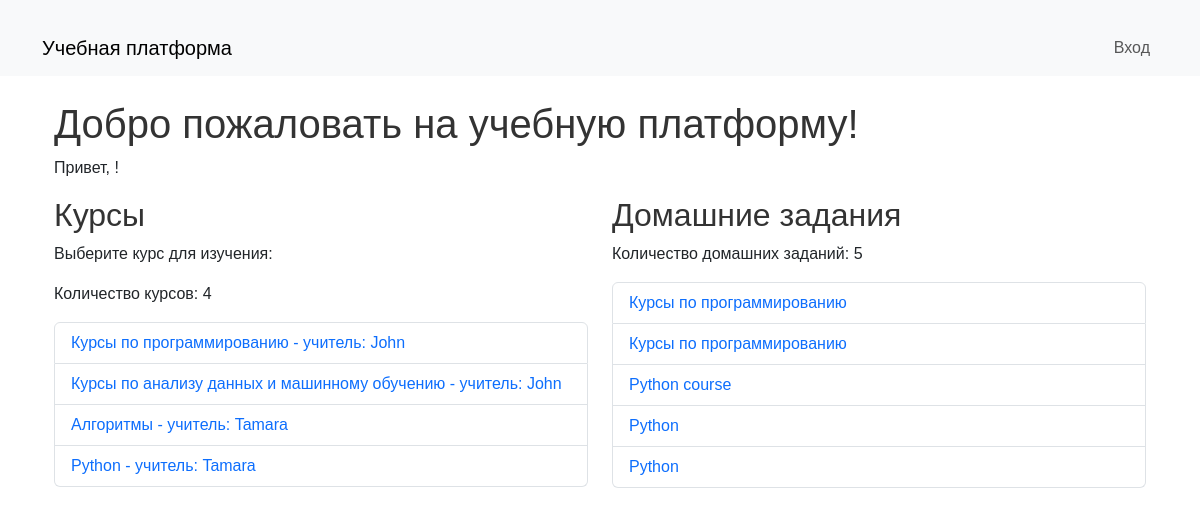
The page / on the database its author committed.
### online_courses/models.py (models this page shows, shortened)
class Course(models.Model):
    title = models.CharField(max_length=255)
    description = models.TextField(null=True, blank=True)
    teacher = models.ForeignKey(User, on_delete=models.SET_NULL, null=True, limit_choices_to={'role': 'teacher'}, related_name='courses_taught')
    students = models.ManyToManyField(User, related_name='enrolled_courses', blank=True, limit_choices_to={'role': 'student'})

class User(AbstractUser):
    ROLE_CHOICES = [
        ('student', 'Студент'),
        ('teacher', 'Преподаватель'),
        ('admin', 'Администратор')
    ]
    username = models.CharField(max_length=100, unique=True)
    email = models.EmailField(unique=True)
    role = models.CharField(max_length=20, choices=ROLE_CHOICES, default='student')
    def __str__(self):
        return self.username

class Homework(models.Model):
    title = models.CharField(max_length=255)
    description = models.TextField(null=True, blank=True)
    course = models.ForeignKey(Course, on_delete=models.CASCADE, related_name='homeworks')
    due_date = models.DateField()
    assigned_by = models.ForeignKey(User, on_delete=models.CASCADE, limit_choices_to={'role': 'teacher'}, related_name='assigned_homeworks')
    assigned_to = models.ForeignKey(User, on_delete=models.CASCADE, limit_choices_to={'role': 'student'}, related_name='homeworks', blank=True, null=True)

### online_courses/views.py (the view)
# urls.py: path('', home, name='home'),
def home(request):
    courses = Course.objects.all()
    homeworks = Homework.objects.all()
    return render(request, 'home.html', {'courses': courses, 'homeworks': homeworks})

### online_courses/templates/home.html (shortened to what this page needs)
{% extends 'base.html' %}
{% block content %}
<div class="container mt-4">
    <h1>Добро пожаловать на учебную платформу!</h1>
    <p>Привет, {{ user.username }}!</p>
    <div class="row">
        <div class="col-md-6">
            <h2>Курсы</h2>
            <p>Выберите курс для изучения:</p>
            <p>Количество курсов: {{ courses|length }}</p>
            <ul class="list-group">
                {% for course in courses %}
                    <li class="list-group-item list-group-item-action">
                        <a href="{% url 'online_courses:course_detail' course.id %}" class="text-decoration-none">{{ course.title }} - учитель: {{ course.teacher }}</a>
                    </li>
                {% endfor %}
            </ul>
        </div>
        <div class="col-md-6">
            <h2>Домашние задания</h2>
            <p>Количество домашних заданий: {{ homeworks|length }}</p>
            <ul class="list-group">
                {% for homework in homeworks %}
                    <li class="list-group-item list-group-item-action">
                        <a href="{% url 'online_courses:review_homework' homework.id %}" class="text-decoration-none">{{ homework.title }}</a>
                    </li>
                {% endfor %}
            </ul>
        </div>
    </div>
</div>
{% endblock %}

### online_courses/static/css/style.css (style rules this page uses)
body { font-family: Arial, sans-serif; }
h1, h2 { color: #333; }
.container { margin-top: 20px; }

### rows shown on the page
Course: title "Курсы по программированию", teacher "John"
Course: title "Курсы по анализу данных и машинному обучению", teacher "John"
Course: title "Алгоритмы", teacher "Tamara"
Course: title "Python", teacher "Tamara"
Homework: title "Курсы по программированию"
Homework: title "Курсы по программированию"
Homework: title "Python course"
Homework: title "Python"
Homework: title "Python"

### other values the page prints
{{ courses|length }} "4"
{{ homeworks|length }} "5"
